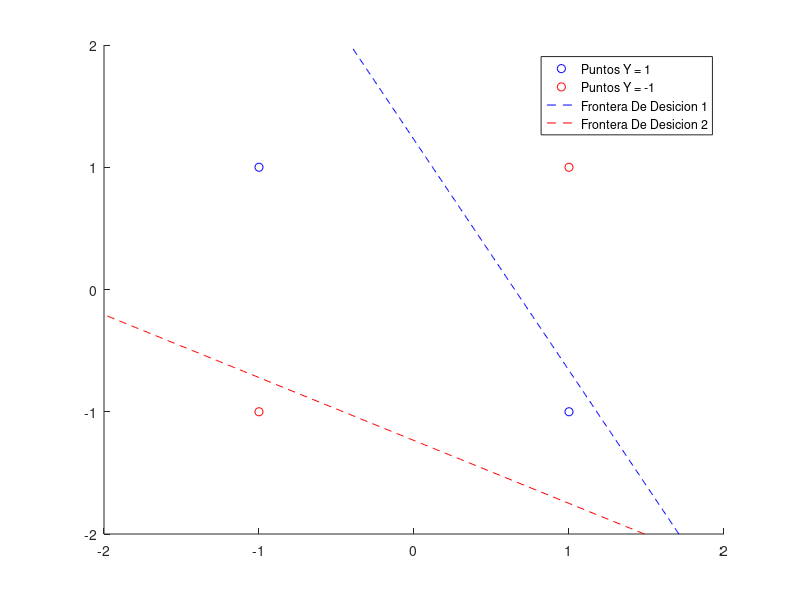
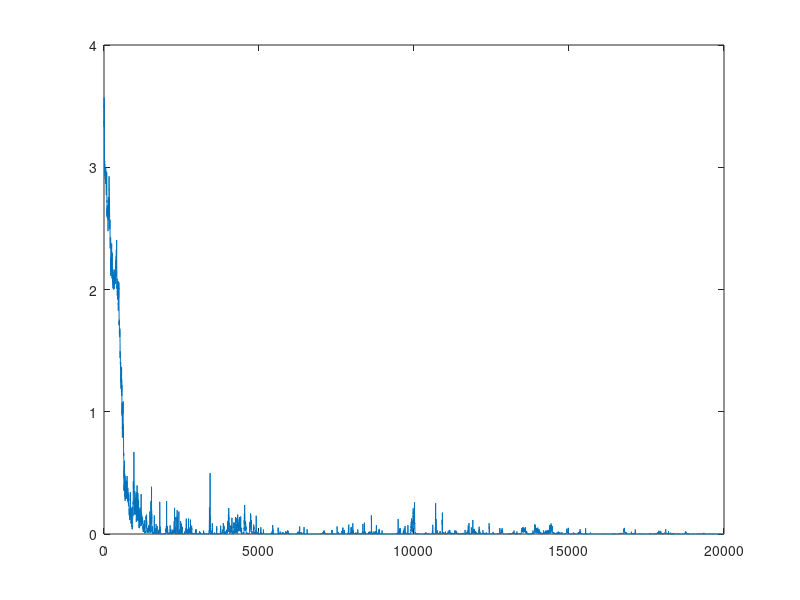

These figures' MATLAB source, in order:
close all;
clear;

% Caracteristicas De La Red.
n_entradas = 2;
neuronas_capa_1 = 2;
neuronas_capa_2 = 1;
beta = 1;

% Parametros Simulated Annealing.
T_paso = 0.0005;
T_inicial = 10;
k = 0.01;
perturbacion_W = 0.1;
perturbacion_w = 0.1;

% Tablas A Aprender.
x = [   -1, -1;
        -1,  1;
         1, -1;
         1,  1;
    ];

x = [x, ones(2^n_entradas, 1)];

yd = [  -1;
         1;
         1;
        -1;
     ];

% Matrices Iniciales.
W = randn(neuronas_capa_1, n_entradas + 1);
w = randn(neuronas_capa_2, neuronas_capa_1 + 1);

ECMS = [];
 
T = T_inicial;
while(T > 0)
    % Propago.
    ECM = 0;
    y = zeros(2^n_entradas, 1);
    for i = 1:2^n_entradas
        h_entrada = W * x(i, :)';
        v = tanh(beta * h_entrada);
        h_salida = w * [v; 1];
        y(i) = tanh(beta * h_salida);
        ECM = ECM + (y(i) - yd(i))^2;
    end
    ECM = ECM / 2;
    
    % Perturbacion.
    % En W.
    W_nueva = W;
    [filas, columnas] = size(W);
    fila = floor(rand() * filas) + 1;
    columna = floor(rand() * columnas) + 1;
    W_nueva(fila, columna) = W_nueva(fila, columna) + randn() * perturbacion_W;
    % En w.
    w_nueva = w;
    [filas, columnas] = size(w);
    fila = floor(rand() * filas) + 1;
    columna = floor(rand() * columnas) + 1;
    w_nueva(fila, columna) = w_nueva(fila, columna) + randn() * perturbacion_w;
    
    % Propago.
    ECM_nuevo = 0;
    y = zeros(2^n_entradas, 1);
    for i = 1:2^n_entradas
        h_entrada = W_nueva * x(i, :)';
        v = tanh(beta * h_entrada);
        h_salida = w_nueva * [v; 1];
        y(i) = tanh(beta * h_salida);
        ECM_nuevo = ECM_nuevo + (y(i) - yd(i))^2;
    end
    ECM_nuevo = ECM_nuevo / 2;
    
    % Veo si acepto cambios.
    if(ECM_nuevo <= ECM)
        W = W_nueva;
        w = w_nueva;
    else
        p = exp(-(ECM_nuevo - ECM) / T / k);
        if(rand < p)
        	W = W_nueva;
            w = w_nueva;
        end
    end
    
    % Bajo temperatura.
    T = T - T_paso;

    ECMS = [ECMS, ECM];
end


     
disp('Error Cuadratico Medio:');
ECM
     
disp('Salidas:');
y = zeros(2^n_entradas, 1);
for i = 1:2^n_entradas
    h_entrada = W * x(i, :)';
    v = tanh(beta * h_entrada);
    h_salida = w * [v; 1];
    y(i) = tanh(beta * h_salida);
end
y
 
figure(1);
hold on;

%Divido los puntos en azules y rojos.
x_azul = [];
x_rojo = [];
for i = 1:2^n_entradas
    if(yd(i) == 1)
        x_azul = [x_azul; x(i,:)];
    else
        x_rojo = [x_rojo; x(i,:)];
    end
end

plot(x_azul(:,1), x_azul(:,2), 'ob');
plot(x_rojo(:,1), x_rojo(:,2), 'or');
axis([-2, 2, -2, 2]);

x1 = -2:0.01:2;
x2 = - W(1,1) / W(1,2) * x1 - W(1,3) / W(1,2);
plot(x2, x1, 'b--');

x2 = - W(2,1) / W(2,2) * x1 - W(2,3) / W(2,2);
plot(x2, x1, 'r--');

legend('Puntos Y = 1', 'Puntos Y = -1', 'Frontera De Desicion 1', ...
    'Frontera De Desicion 2');

figure(2);
plot(ECMS);